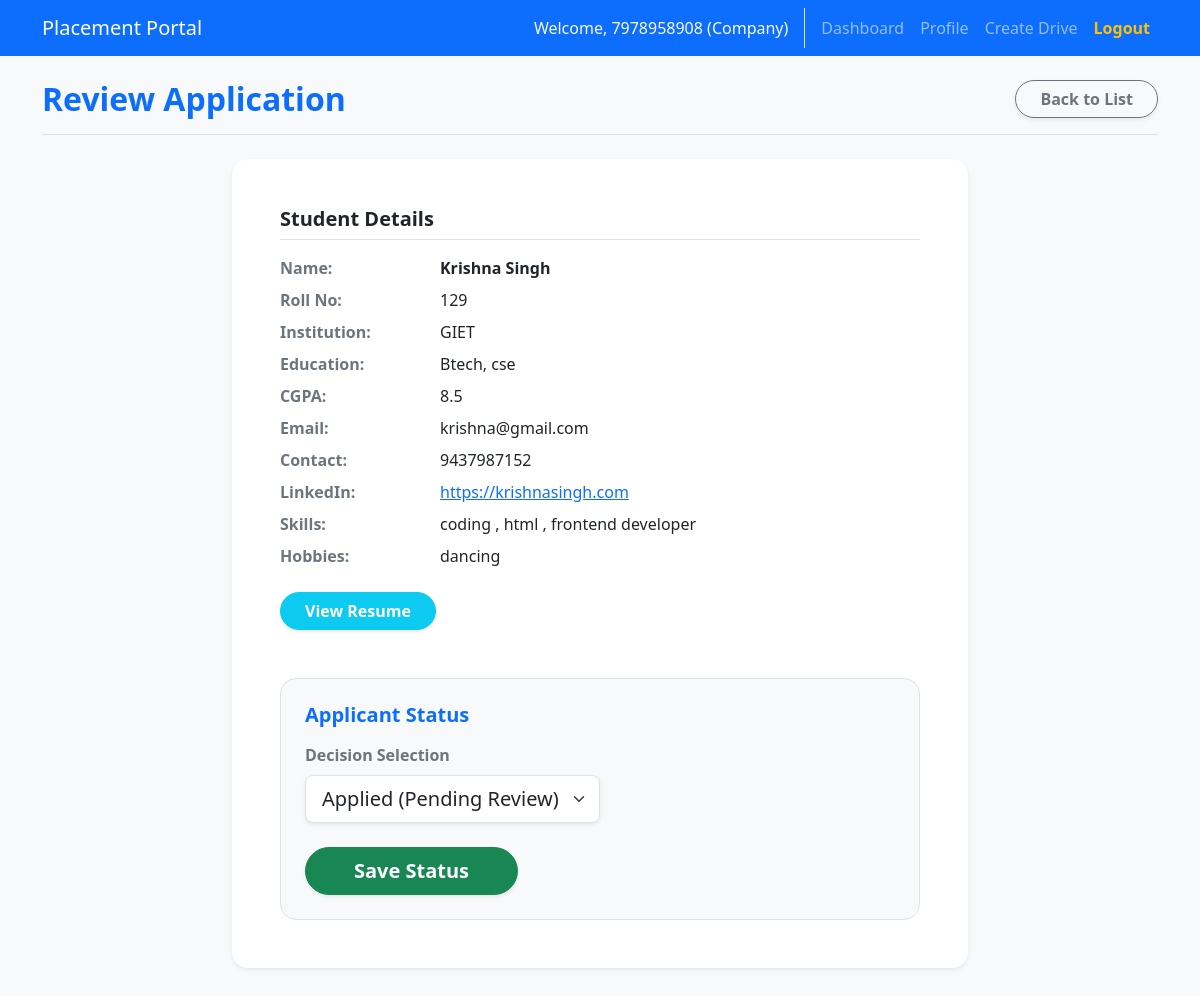
The app's page /company/application/1 (signed in) with its own data.
### app.py (models this page shows)
class UserMixin:
    is_authenticated = True

class User(db.Model, UserMixin):
    id = db.Column(db.Integer, primary_key=True)
    name = db.Column(db.String(100), nullable=False)
    email = db.Column(db.String(120), unique=True, nullable=False)
    password = db.Column(db.String(200), nullable=False)
    role = db.Column(db.String(20), nullable=False)
    is_active = db.Column(db.Boolean, default=True)

class StudentProfile(db.Model):
    id = db.Column(db.Integer, primary_key=True)
    user_id = db.Column(db.Integer, db.ForeignKey('user.id'), nullable=False)
    roll_no = db.Column(db.String(50), nullable=False, unique=True)
    contact_info = db.Column(db.String(100))
    linkedin_id = db.Column(db.String(100))
    skills = db.Column(db.Text)
    hobbies = db.Column(db.String(200))
    cgpa = db.Column(db.Float)
    institution_name = db.Column(db.String(200))
    education = db.Column(db.String(100))
    resume_file = db.Column(db.String(200)) # stores filename
    user = db.relationship('User', backref=db.backref('student_profile', uselist=False, cascade='all, delete-orphan'))

class Application(db.Model):
    id = db.Column(db.Integer, primary_key=True)
    student_user_id = db.Column(db.Integer, db.ForeignKey('user.id'), nullable=False)
    drive_id = db.Column(db.Integer, db.ForeignKey('placement_drive.id'), nullable=False)
    applied_date = db.Column(db.DateTime, default=datetime.utcnow)
    status = db.Column(db.String(20), default='Applied')
    student = db.relationship('User', backref=db.backref('applications', cascade='all, delete-orphan'))
    drive = db.relationship('PlacementDrive', backref=db.backref('applications', cascade='all, delete-orphan'))
    __table_args__ = (db.UniqueConstraint('student_user_id', 'drive_id', name='uq_student_drive'),)

### app.py (the view, shortened to what this page needs)
@app.route('/company/application/<int:application_id>', methods=['GET', 'POST'])
@login_required
@company_required
def review_application(application_id):
    if current_user.company_profile.approval_status != 'Approved':
        flash('Your company is not approved.', 'warning')
        return redirect(url_for('company_dashboard'))
    application = Application.query.get_or_404(application_id)
    if application.drive.company_user_id != current_user.id:
        flash('Unauthorized access.', 'danger')
        return redirect(url_for('company_dashboard'))
    return render_template('review_application.html', application=application)

### app.py (called while the page is built)
def get_current_user():
    if hasattr(g, 'user'): return g.user
    path = request.path
    role = None
    if path.startswith('/admin'): role = 'admin'
    elif path.startswith('/company'): role = 'company'
    elif path.startswith('/student'): role = 'student'
    if not role: role = session.get('active_role')
    user_id = session.get(f'{role}_id') if role else None
    if user_id:
        user = User.query.get(user_id)
        if user:
            g.user = user
            return user
    return DummyAnonymousUser()

def login_required(f):
    from functools import wraps
    @wraps(f)
    def decorated_function(*args, **kwargs):
        if not current_user.is_authenticated:
            flash('Please log in to continue.', 'warning')
            return redirect(url_for('login'))
        return f(*args, **kwargs)
    return decorated_function

@app.context_processor
def inject_user():
    return dict(current_user=current_user)

def company_required(f):
    from functools import wraps
    @wraps(f)
    def decorated_function(*args, **kwargs):
        if not current_user.is_authenticated:
            flash('Please log in to continue.', 'warning')
            return redirect(url_for('login'))
        if current_user.role != 'company':
            flash(f'Access Denied. You are currently logged in as a {current_user.role}.', 'danger')
            if current_user.role == 'admin': return redirect(url_for('admin_dashboard'))
            elif current_user.role == 'student': return redirect(url_for('student_dashboard'))
            return redirect(url_for('index'))
        return f(*args, **kwargs)
    return decorated_function

@app.before_request
def check_active():
    if current_user.is_authenticated and not current_user.is_active:
        logout_user()
        flash('Your account has been blacklisted or deactivated.', 'danger')
        return redirect(url_for('login'))

### templates/review_application.html (shortened to what this page needs)
{% extends "base.html" %}
{% block content %}
<div class="d-flex justify-content-between align-items-center mb-4 pb-3 border-bottom">
    <h2 class="text-primary fw-bold mb-0">Review Application</h2>
    <a href="{{ url_for('company_applications', drive_id=application.drive_id) }}"
        class="btn btn-outline-secondary fw-semibold rounded-pill px-4 shadow-sm">Back to List</a>
</div>
<div class="row justify-content-center mb-5">
    <div class="col-lg-8">
        <div class="card shadow-sm border-0 rounded-4">
            <div class="card-body p-5">
                <div class="row mb-5">
                    <div class="col-12 mb-4 mb-md-0">
                        <h5 class="fw-bold text-dark border-bottom pb-2 mb-3">Student Details</h5>
                        <div class="d-flex mb-2">
                            <span class="text-secondary fw-semibold w-25">Name:</span>
                            <span class="text-dark fw-bold">{{ application.student.name }}</span>
                        </div>
                        <div class="d-flex mb-2">
                            <span class="text-secondary fw-semibold w-25">Roll No:</span>
                            <span class="text-dark">{{ application.student.student_profile.roll_no }}</span>
                        </div>
                        <div class="d-flex mb-2">
                            <span class="text-secondary fw-semibold w-25">Institution:</span>
                            <span class="text-dark">{{ application.student.student_profile.institution_name or 'N/A' }}</span>
                        </div>
                        <div class="d-flex mb-2">
                            <span class="text-secondary fw-semibold w-25">Education:</span>
                            <span class="text-dark">{{ application.student.student_profile.education or 'N/A' }}</span>
                        </div>
                        <div class="d-flex mb-2">
                            <span class="text-secondary fw-semibold w-25">CGPA:</span>
                            <span class="text-dark">{{ application.student.student_profile.cgpa or 'N/A' }}</span>
                        </div>
                        <div class="d-flex mb-2">
                            <span class="text-secondary fw-semibold w-25">Email:</span>
                            <span class="text-dark">{{ application.student.email }}</span>
                        </div>
                        <div class="d-flex mb-2">
                            <span class="text-secondary fw-semibold w-25">Contact:</span>
                            <span class="text-dark">{{ application.student.student_profile.contact_info or 'N/A' }}</span>
                        </div>
                        <div class="d-flex mb-2">
                            <span class="text-secondary fw-semibold w-25">LinkedIn:</span>
                            <span class="text-dark">
                                {% if application.student.student_profile.linkedin_id %}
                                    <a href="{{ application.student.student_profile.linkedin_id }}" target="_blank">{{ application.student.student_profile.linkedin_id }}</a>
                                {% else %}
                                    N/A
                                {% endif %}
                            </span>
                        </div>
                        <div class="d-flex mb-2">
                            <span class="text-secondary fw-semibold w-25">Skills:</span>
                            <span class="text-dark">{{ application.student.student_profile.skills or 'N/A' }}</span>
                        </div>
                        <div class="d-flex mb-4">
                            <span class="text-secondary fw-semibold w-25">Hobbies:</span>
                            <span class="text-dark">{{ application.student.student_profile.hobbies or 'N/A' }}</span>
                        </div>
                        <div>
                            {% if application.student.student_profile.resume_file %}
                            <a href="{{ url_for('uploaded_file', filename=application.student.student_profile.resume_file) }}"
                                class="btn btn-info text-white fw-bold shadow-sm rounded-pill px-4" target="_blank">View
                                Resume</a>
                            {% else %}
                            <span class="badge bg-secondary rounded-pill px-3 py-2">No Resume Uploaded</span>
                            {% endif %}
                        </div>
                    </div>
                </div>
                <div class="bg-light p-4 rounded-4 border">
                    <h5 class="fw-bold text-primary mb-3">Applicant Status</h5>
                    <form action="{{ url_for('review_application', application_id=application.id) }}" method="POST"
                        class="d-flex flex-column gap-3">
                        <div class="form-group w-50">
                            <label class="form-label fw-semibold text-secondary">Decision Selection</label>
                            <select name="status" class="form-select form-select-lg shadow-sm" required>
                                <option value="Applied" {% if application.status=='Applied' %}selected{% endif %}>
                                    Applied (Pending Review)</option>
                            </select>
                        </div>
                        <div class="mt-2">
                            <button type="submit"
                                class="btn btn-success btn-lg fw-bold rounded-pill shadow-sm px-5">Save Status</button>
                        </div>
                    </form>
                </div>
            </div>
        </div>
    </div>
</div>
{% endblock %}

### templates/base.html (shortened to what this page needs)
<!DOCTYPE html>
<html lang="en">
<head>
    <link href="https://cdn.jsdelivr.net/npm/bootstrap@5.3.0/dist/css/bootstrap.min.css" rel="stylesheet">
    <link rel="stylesheet" href="{{ url_for('static', filename='style.css') }}">
</head>
<body>
    <nav class="navbar navbar-expand-lg navbar-dark bg-primary">
        <div class="container">
            <a class="navbar-brand" href="{{ url_for('index') }}">Placement Portal</a>
            <div class="collapse navbar-collapse" id="navbarNav">
                <ul class="navbar-nav ms-auto">
                    {% if current_user.is_authenticated %}
                        <li class="nav-item">
                            <span class="nav-link text-light border-end me-2 pe-3">Welcome, {{ current_user.name }} ({{ current_user.role|capitalize }})</span>
                        </li>
                        {% if current_user.role == 'admin' %}
                        <li class="nav-item"><a class="nav-link" href="{{ url_for('admin_dashboard') }}">Dashboard</a></li>
                        <li class="nav-item"><a class="nav-link" href="{{ url_for('admin_view_applications') }}">Applications</a></li>
                        {% elif current_user.role == 'company' %}
                        <li class="nav-item"><a class="nav-link" href="{{ url_for('company_dashboard') }}">Dashboard</a></li>
                        <li class="nav-item"><a class="nav-link" href="{{ url_for('company_profile') }}">Profile</a></li>
                        <li class="nav-item"><a class="nav-link" href="{{ url_for('create_drive') }}">Create Drive</a></li>
                        {% elif current_user.role == 'student' %}
                        <li class="nav-item"><a class="nav-link" href="{{ url_for('student_dashboard') }}">Dashboard</a></li>
                        <li class="nav-item"><a class="nav-link" href="{{ url_for('student_profile') }}">Profile</a></li>
                        <li class="nav-item"><a class="nav-link" href="{{ url_for('student_history') }}">History</a></li>
                        {% endif %}
                        <li class="nav-item"><a class="nav-link fw-bold text-warning" href="{{ url_for('logout') }}">Logout</a></li>
                    {% endif %}
                </ul>
            </div>
        </div>
    </nav>
    <div class="container mt-4 mb-5 pb-5">
        {% block content %}{% endblock %}
    </div>
</body>
</html>

### static/style.css (style rules this page uses)
body { background-color: #f8f9fa; font-family: 'Segoe UI', Tahoma, Geneva, Verdana, sans-serif; }
.card { transition: transform 0.2s ease-in-out, box-shadow 0.2s ease-in-out; }

### records on screen
User: name "7978958908", role "Company"
User: student.name "Krishna Singh", student.email "krishna@gmail.com"
StudentProfile: student.student_profile.roll_no "129", student.student_profile "GIET", student.student_profile "Btech, cse", student.student_profile "8.5", student.student_profile "9437987152", student.student_profile.linkedin_id "https://krishnasingh.com", student.student_profile "coding , html , frontend developer", student.student_profile "dancing"
Application: status "Applied (Pending Review)"
